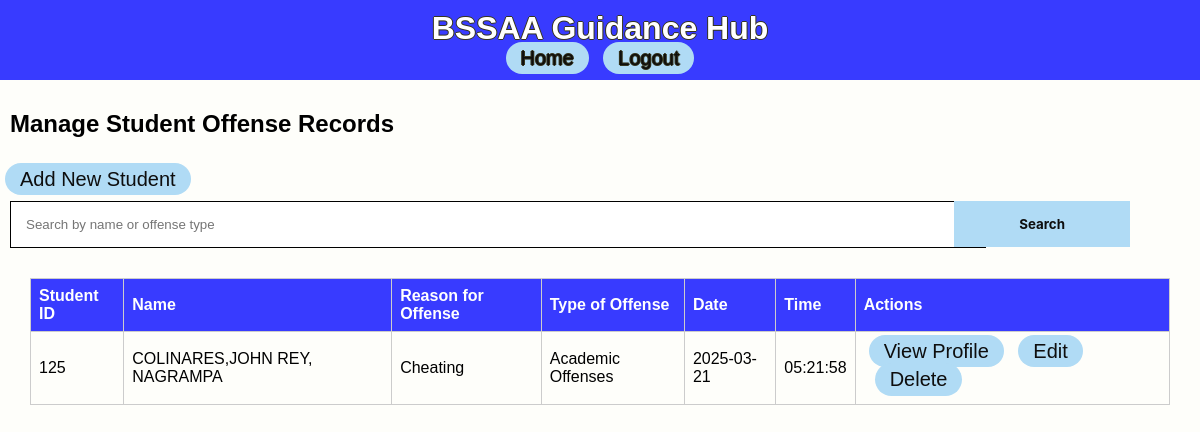
Before: /manage_records with the older database file.
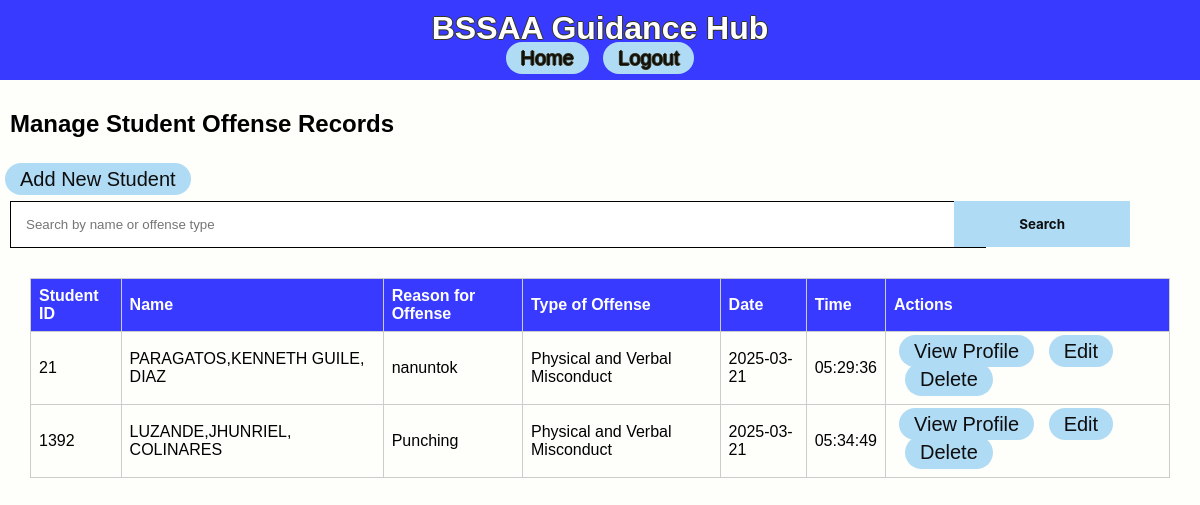
After: the same page with the newer database file.
### app/models.py (models this page shows)
class OffenseRecord(db.Model):
    id = db.Column(db.Integer, primary_key=True)
    student_id = db.Column(db.Integer, db.ForeignKey('student_record.id'), nullable=False)
    offense_type = db.Column(db.String(100), nullable=True)  # Added this line
    reason = db.Column(db.String(200), nullable=True)
    additional_info = db.Column(db.Text, nullable=True)
    date_time = db.Column(db.DateTime, default=datetime.utcnow)

class StudentRecord(db.Model):
    id = db.Column(db.Integer, primary_key=True)
    lrn = db.Column(db.String(12), nullable=True, unique=True)
    name = db.Column(db.String(100), nullable=True)
    grade = db.Column(db.String(20), nullable=True)
    section = db.Column(db.String(50), nullable=True)
    birthdate = db.Column(db.Date, nullable=True)
    age = db.Column(db.Integer, nullable=True)
    gender = db.Column(db.String(10), nullable=True)
    mother_tongue = db.Column(db.String(50), nullable=True)
    ethnic_group = db.Column(db.String(50), nullable=True)
    religion = db.Column(db.String(50), nullable=True)
    address_house_no = db.Column(db.String(100), nullable=True)
    address_barangay = db.Column(db.String(100), nullable=True)
    address_city = db.Column(db.String(100), nullable=True)
    address_province = db.Column(db.String(100), nullable=True)
    mother_name = db.Column(db.String(100), nullable=True)
    mother_contact = db.Column(db.String(15), nullable=True)
    father_name = db.Column(db.String(100), nullable=True)
    father_contact = db.Column(db.String(15), nullable=True)
    guardian_name = db.Column(db.String(100), nullable=True)
    guardian_contact = db.Column(db.String(15), nullable=True)
    reason = db.Column(db.String(200), nullable=True)
    type_of_offense = db.Column(db.String(100), nullable=True)
    date_time = db.Column(db.DateTime, default=datetime.utcnow)
    additional_info = db.Column(db.String, nullable=True)
    profile_picture = db.Column(db.String(100), nullable=True)
    offenses = db.relationship('OffenseRecord', backref='student', lazy=True)

### app/routes.py (the view)
@main.route('/manage_records')
def manage_records():
    search = request.args.get('search')
    if search:
        records = OffenseRecord.query.join(StudentRecord).filter(
            (StudentRecord.name.ilike(f'%{search}%')) |
            (OffenseRecord.offense_type.ilike(f'%{search}%')) |
            (StudentRecord.lrn.ilike(f'%{search}%'))
        ).all()
    else:
        records = OffenseRecord.query.all()
    return render_template('manage_records.html', records=records)

### app/templates/manage_records.html
{% extends 'base.html' %}
{% block content %}
<h2>Manage Student Offense Records</h2>
<a href="{{ url_for('main.add_student') }}" class="capsule-button">Add New Student</a>
<form method="GET" action="{{ url_for('main.manage_records') }}">
    <input class="searchbox" type="text" name="search" placeholder="Search by name or offense type" value="{{ request.args.get('search', '') }}">
    <button type="submit">Search</button>
</form>
<table>
    <thead>
        <tr>
            <th>Student ID</th>
            <th>Name</th>
            <th>Reason for Offense</th>
            <th>Type of Offense</th>
            <th>Date</th>
            <th>Time</th>
            <th>Actions</th>
        </tr>
    </thead>
    <tbody>
        {% for offense in records %}
        <tr>
            <td>{{ offense.student_id }}</td>
            <td>{{ offense.student.name }}</td>
            <td>{{ offense.reason }}</td>
            <td>{{ offense.offense_type }}</td>
            <td>{{ offense.date_time.strftime('%Y-%m-%d') }}</td>
            <td>{{ offense.date_time.strftime('%H:%M:%S') }}</td>
            <td>
                <a href="{{ url_for('main.view_profile', student_id=offense.student_id) }}">View Profile</a>
                <a href="{{ url_for('main.edit_offense', offense_id=offense.id) }}">Edit</a>
                <form action="{{ url_for('main.delete_offense', offense_id=offense.id) }}" method="POST" style="display:inline;">
                    <button class="inline" type="inlinesubmit" onclick="return confirm('Are you sure you want to delete this record?');">Delete</button>
                </form>
            </td>
        </tr>
        {% endfor %}
    </tbody>
</table>
{% endblock %}

### app/templates/base.html (shortened to what this page needs)
<!DOCTYPE html>
<html lang="en">
<head>
    <link rel="stylesheet" href="{{ url_for('static', filename='css/styles.css') }}">
</head>
<body>
    <div class="wrapper">
        <header>
            <h1>BSSAA Guidance Hub</h1>
            <nav>
                <a href="{{ url_for('main.dashboard') }}">Home</a>
                <a href="{{ url_for('main.registration') }}">Logout</a>
            </nav>
        </header>
        <main>
            {% block content %}
            {% endblock %}
        </main>
    </div>
</body>
</html>

### app/static/css/styles.css (style rules this page uses)
body { font-family: Arial, Helvetica, sans-serif; margin: 0; padding: 0; background-color: #f4f4f4; display: flex; flex-direction: column; min-height: 100vh; background-color: #FEFEFA; height: 100%; }
.wrapper { display: flex; flex-direction: column; min-height: 100vh; }
main { flex: 1; }
header { background: #383bff; color: #ffffff; padding: 10px 0; text-align: center; text-shadow: -1px 0 rgb(54, 53, 31), 0 1px rgb(54, 53, 31), 1px 0 rgb(54, 53, 31), 0 -1px rgb(54, 53, 31); }
h1 { margin: 0; }
h2 { padding: 10px; }
a { font-size: 20px; background-color: #b0dbf5; margin: 0px 5px 5px 5px; border-radius: 40px; padding: 5px 15px; text-decoration: none; color: #0e0e0e; }
table { border: 1px solid #000000; width: 95%; border-collapse: collapse; margin: 20px 0; position: absolute; left: 30px; }
table th, table td { border: 1px solid #cccccc; text-align: left; padding: 8px; }
table th { background-color: #383bff; color: white; }
form { font-family: ROBOTO-VARIABLE-FONT, -apple-system, BlinkMacSystemFont, "Segoe UI", Roboto, "Helvetica Neue"; padding: 10px; font-size: 20px; }
button[type="submit"] { font-family: ROBOTO-VARIABLE-FONT, -apple-system, BlinkMacSystemFont, "Segoe UI", Roboto, "Helvetica Neue"; font-weight: bold; background-color: #b0dbf5; color: #0e0e0e; border: none; padding: 15px 65px; position: absolute; right: 70px; cursor: pointer; }
input[type="text"], input[type="date"], input[type="time"], select { border: 1px solid #000000; }
.searchbox { padding: 15px; width: 80%; border: 1px solid #000000; resize: none; }
.inline { display: inline; font-size: 20px; background-color: #b0dbf5; border-radius: 40px; margin: 0px 1px; padding: 5px 15px; text-decoration: none; color: #0e0e0e; border: none; cursor: pointer; }

Changed rows visible on the page:
removed OffenseRecord: student_id "125", student.name "COLINARES,JOHN REY, NAGRAMPA", reason "Cheating", offense_type "Academic Offenses", date_time "2025-03-21", date_time "05:21:58"
added OffenseRecord: student_id "21", student.name "PARAGATOS,KENNETH GUILE, DIAZ", reason "nanuntok", offense_type "Physical and Verbal Misconduct", date_time "2025-03-21", date_time "05:29:36"
added OffenseRecord: student_id "1392", student.name "LUZANDE,JHUNRIEL, COLINARES", reason "Punching", offense_type "Physical and Verbal Misconduct", date_time "2025-03-21", date_time "05:34:49"
